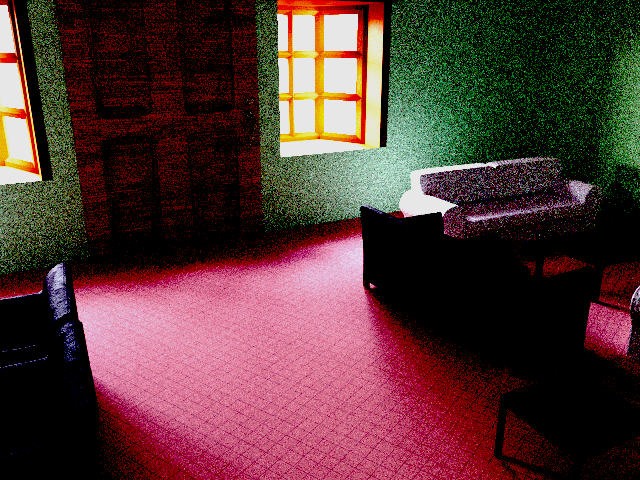
#> input picture Labs/F/Lab_exams/Model-A_snow/Q1.png, 640 x 480 px
$ jupyter execute sol.ipynb   (shell and % lines are left out)
#> lines starting #> are read from the running program, lines starting #| are printed output that depends on the picture
### Labs/F/Lab_exams/Model-A_snow/commonfunctions.py


import skimage.io as io
import matplotlib.pyplot as plt
import numpy as np
from skimage.exposure import histogram, equalize_hist
from matplotlib.pyplot import bar
from skimage.color import rgb2gray,rgb2hsv,hsv2rgb,rgba2rgb
from skimage.transform import (hough_line, hough_line_peaks)

# Convolution:
from scipy.signal import convolve2d
from scipy import fftpack
import math

from skimage.util import random_noise
from skimage.filters import median
from skimage.feature import canny

from mpl_toolkits.mplot3d import Axes3D  # noqa: F401 unused import

import matplotlib.pyplot as plt
from matplotlib import cm
from matplotlib.ticker import LinearLocator, FormatStrFormatter
import numpy as np

# Edges
from skimage.filters import sobel_h, sobel, sobel_v,roberts, prewitt

# Show the figures / plots inside the notebook
def show_images(images,titles=None):
    #This function is used to show image(s) with titles by sending an array of images and an array of associated titles.
    # images[0] will be drawn with the title titles[0] if exists
    # You aren't required to understand this function, use it as-is.
    n_ims = len(images)
    if titles is None: titles = ['(%d)' % i for i in range(1,n_ims + 1)]
    fig = plt.figure()
    n = 1
    for image,title in zip(images,titles):
        a = fig.add_subplot(1,n_ims,n)
        if image.ndim == 2:
            plt.gray()
        plt.imshow(image)
        a.set_title(title)
        plt.axis('off')
        n += 1
    fig.set_size_inches(np.array(fig.get_size_inches()) * n_ims)
    plt.show()


# [35 lines left out: functions show_3d_image, show_3d_image_filtering_in_freq, not called in this run]


def showHist(img):
    # An "interface" to matplotlib.axes.Axes.hist() method
    plt.figure()
    imgHist = histogram(img, nbins=256)

    bar(imgHist[1].astype(np.uint8), imgHist[0], width=0.8, align='center')

### Labs/F/Lab_exams/Model-A_snow/sol.ipynb
[cell 1]
from commonfunctions import *
import numpy as np
import skimage
import skimage.io as io
import matplotlib.pyplot as plt
from skimage import filters, feature
from skimage.color import rgb2gray
from skimage.morphology import binary_erosion, binary_dilation, binary_closing, binary_opening, skeletonize, thin
from skimage.measure import find_contours
from skimage.draw import rectangle
import cv2 as cv

# Convolution:
from scipy.signal import convolve2d
from scipy import fftpack
import math

[cell 2]
from scipy import fftpack
# inverse_fft_mat = fftpack.ifft2(freq_domain_mat) # Inverse FFT is a fast version of inverse DFT

#to convolve the image with the filter
# need to convert to grayscale before use
from scipy.signal import convolve2d
def apply_filter_in_freq(img, f):
    img_in_freq = fftpack.fft2(img)

    # we supply the img shape here to make both the filter and img have the same shape to be able to multiply
    filter_in_freq = fftpack.fft2(f, img.shape)
    filtered_img_in_freq = np.multiply(img_in_freq, filter_in_freq)
    filtered_img = fftpack.ifft2(filtered_img_in_freq)
    return np.abs(filtered_img)

[cell 3]
q1 = io.imread('./Q1.png')[:, :, :3]

q1_gaussian = skimage.filters.gaussian(q1)
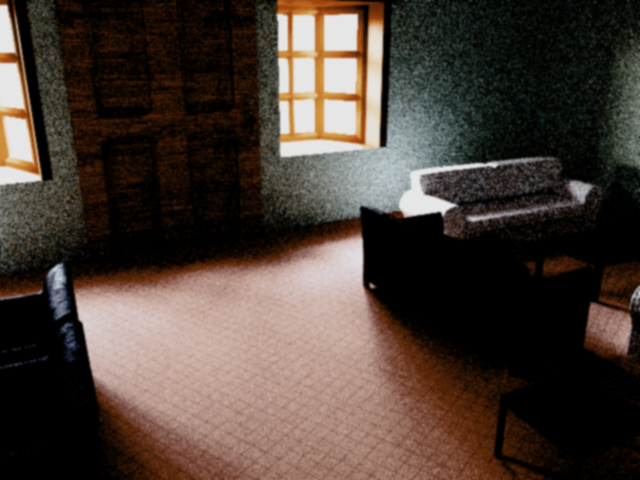
#> q1_gaussian: shape (480, 640, 3) float64; mean R, G, B 0.292, 0.243, 0.212
q1_equ = skimage.exposure.equalize_hist(q1)
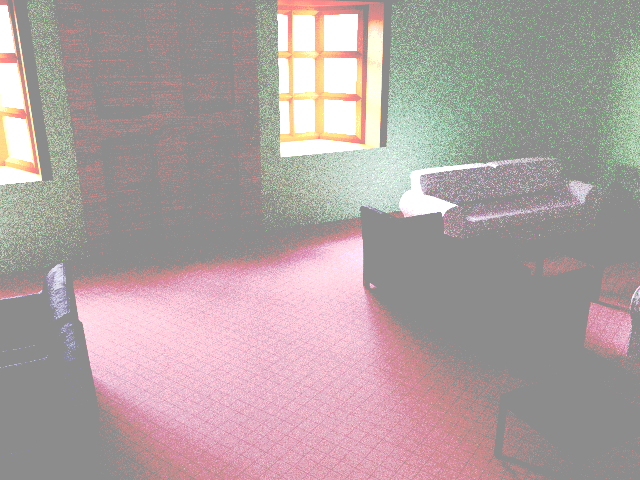
#> q1_equ: shape (480, 640, 3) float64; mean R, G, B 0.693, 0.635, 0.636
q1_median = skimage.filters.median(q1)
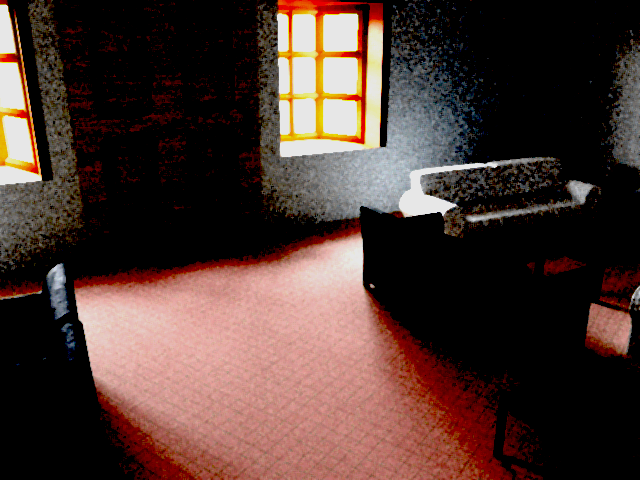
#> q1_median: shape (480, 640, 3); mean R, G, B 77.1, 55.7, 50.2
q1_gamma = skimage.exposure.adjust_gamma(q1, gamma=0.9)

show_images([q1, q1_gaussian, q1_equ, q1_median, q1_gamma], ['Original', 'Noise Removal using Gaussian Filter', 'Enhancing Contrast using Histogram Equalization', 'Noise Removal using Median Filter', 'Enhancing Contrast using Gamma Correction'])
#> in show_images, `n_ims = len(images)`: n_ims = 5
#> the loop in show_images, `for image,title in zip(images,titles):` made 5 passes
#> title on passes 1, 2, 4: 'Original', 'Noise Removal using Gaussian Filter', 'Noise Removal using Median Filter'
#> after the loop in show_images, `for image,title in zip(images,titles):`: n = 6
#> in show_images, `plt.show()`:
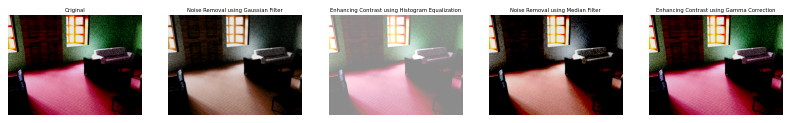
#> figure drawn by matplotlib, 5 panels

[cell 4]
q2 = io.imread('./Q2.png')[:, :, :3]
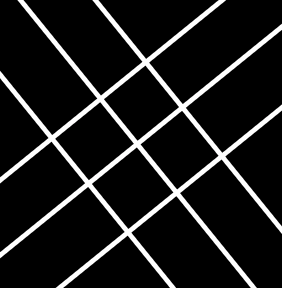
#> input picture Labs/F/Lab_exams/Model-A_snow/Q2.png, 282 x 288 px
q2_exp = io.imread('./Q2-Explain.png')[:, :, :3]
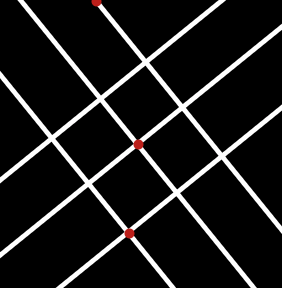
#> input picture Labs/F/Lab_exams/Model-A_snow/Q2-Explain.png, 282 x 288 px

q2_gray = rgb2gray(q2)

lines = cv.HoughLinesP((q2_gray * 255).astype(np.uint8), 1, np.pi / 180, 100, minLineLength=50, maxLineGap=10) # TODO: Understand the parameters
#> lines = 34 rows, first 6: [22, 0, 254, 287], [24, 0, 256, 287], [19, 0, 251, 287], [0, 257, 281, 30], [20, 0, 253, 287], [0, 252, 281, 25]
#1 param: image, 2 param: rho, 3 param: theta, 4 param: threshold, 5 param: minLineLength, 6 param: maxLineGap
print(lines[0][0])
#| [ 22   0 254 287]
print(lines[1][0])
#| [ 24   0 256 287]
print(lines[2][0])
#| [ 19   0 251 287]
print(lines[3][0])
#| [  0 257 281  30]
print(lines[4][0])
#| [ 20   0 253 287]
print(lines[5][0])
#| [  0 252 281  25]
print(lines[6][0])
#| [  0 254 281  26]
print(len(lines))
#| 34

[cell 5]
#Q2  fall 22
import commonfunctions as cf
#Create a grayscale image for each of the following histograms
# first has  10k at 0 and 20k at 100 and 10k at 200
hist1 = np.zeros((200, 200), np.uint8)
hist1[:, :50] = 0
hist1[:, 50:150] = 100
hist1[:, 150:] = 200

show_images([hist1], ['Histogram 1'])
#> after the loop in show_images (call 2), `for image,title in zip(images,titles):`: n = 2
#> in show_images (call 2), `plt.show()`:
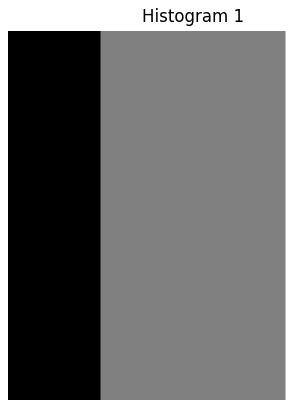
#> figure drawn by matplotlib, 1 panel


#b)	Linear line ( x: [0,255], y: [0,255] ) [hint: try creating an image of size 255x102]
# 0.5 255 rows   255 col
hist2 = np.zeros((127, 255), np.uint8)
c1=0 #row
c2=0    #col
for i in range(255):
    for j in range(i):
        hist2[c1%127][c2]=i
        c2+=1
        if c2==255:
            c1+=1
            c2=0
hist2=255-hist2


cf.showHist(hist2)
show_images([hist2], ['Histogram 2'])
#> in show_images (call 3), `plt.show()`:
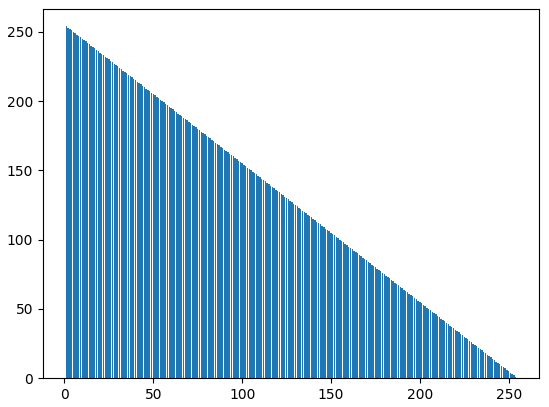
#> figure drawn by matplotlib, 1 panel; tallest bar 254 high, from x = 0.6 to 1.4
#> in show_images (call 3), `plt.show()`:
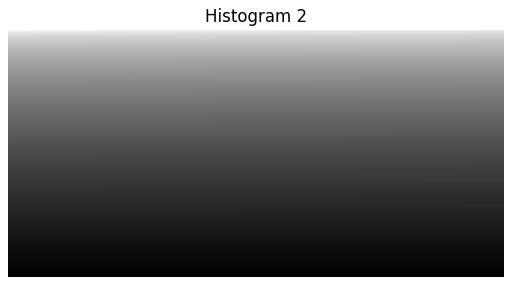
#> figure drawn by matplotlib, 1 panel
